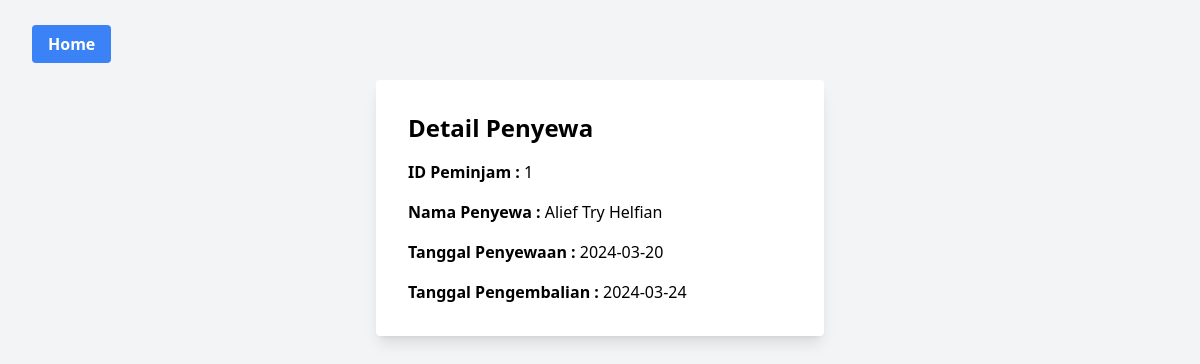
The app's page /public/penyewaan/view/view.php?id=1 with its own data.
### tables this page shows
CREATE TABLE `penyewaan` (
  `id_penyewaan` int(11) NOT NULL,
  `penyewaan_id_customer` int(11) NOT NULL,
  `tanggal_pinjam` date NOT NULL,
  `tanggal_balik` date NOT NULL
);

CREATE TABLE `customer` (
  `id_customer` int(11) NOT NULL,
  `nama` varchar(100) NOT NULL,
  `email` varchar(50) NOT NULL,
  `no_telp` varchar(20) NOT NULL,
  `alamat` varchar(255) NOT NULL
);

### public/penyewaan/view/viewdata.php (called while the page is built)
<?php
    include_once("../../../config/koneksi.php");
    class PenyewaanController {
        private $kon;
        public function __construct($connection) {
            $this->kon = $connection;
        }
        public function getPenyewaanData($id) {
            $result = mysqli_query($this->kon, "SELECT penyewaan.id_penyewaan, customer.nama AS namapenyewa, penyewaan.tanggal_pinjam, penyewaan.tanggal_balik FROM penyewaan
                                                LEFT JOIN customer ON penyewaan.penyewaan_id_customer = customer.id_customer
                                                WHERE penyewaan.id_penyewaan = '$id'");
            return mysqli_fetch_array($result);
        }
    }
    $garasiController = new PenyewaanController($kon);
    $id = $_GET['id'];
    $PenyewaanData = $garasiController->getPenyewaanData($id);
    if ($PenyewaanData) {
        $id = $PenyewaanData['id_penyewaan'];
        $namapenyewa = $PenyewaanData['namapenyewa'];
        $tanggal_pinjam = $PenyewaanData['tanggal_pinjam'];
        $tanggal_balik = $PenyewaanData['tanggal_balik'];
    }
?>

### public/penyewaan/view/view.php (the view, shortened to what this page needs)
<?php
    include_once("../../../config/koneksi.php");
    include_once("viewdata.php");
?>
<!DOCTYPE html>
<html lang="en">
<head>
    <link href="https://cdn.jsdelivr.net/npm/tailwindcss@2.2.19/dist/tailwind.min.css" rel="stylesheet">
    <link rel="stylesheet" href="../../../src/output.css">
</head>
<body class="bg-gray-100 p-8">
    <a href="../dashboard.php" class="bg-blue-500 hover:bg-blue-600 text-white font-bold py-2 px-4 rounded mr-4">Home</a>
    <br><br>
    <div class="max-w-md mx-auto bg-white p-8 rounded shadow-lg">
        <h1 class="text-2xl font-bold mb-4">Detail Penyewa</h1>
        <form action="view.php" name="update_data" method="post">
            <div class="grid grid-cols-3 gap-4">
                <div class="col-span-3">
                    <label class="font-bold">ID Peminjam :</label>
                    <span><?php echo $id; ?></span>
                </div>
                <div class="col-span-3">
                    <label class="font-bold">Nama Penyewa :</label>
                    <span><?php echo $namapenyewa; ?></span>
                </div>
                <div class="col-span-3">
                    <label class="font-bold">Tanggal Penyewaan :</label>
                    <span><?php echo $tanggal_pinjam; ?></span>
                </div>
                <div class="col-span-3">
                    <label class="font-bold">Tanggal Pengembalian :</label>
                    <span><?php echo $tanggal_balik; ?></span>
                </div>
            </div>
        </form>
    </div>
</body>
</html>

### records on screen
penyewaan: id_penyewaan "1", penyewaan_id_customer.nama "Alief Try Helfian", tanggal_pinjam "2024-03-20", tanggal_balik "2024-03-24"
